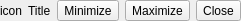
<?xml version="1.0" encoding="UTF-8"?>
<ui version="4.0">
 <class>GTitleReadyVision</class>
 <widget class="QWidget" name="GTitleReadyVision">
  <property name="geometry">
   <rect>
    <x>0</x>
    <y>0</y>
    <width>212</width>
    <height>21</height>
   </rect>
  </property>
  <property name="minimumSize">
   <size>
    <width>0</width>
    <height>0</height>
   </size>
  </property>
  <property name="windowTitle">
   <string>Form</string>
  </property>
  <layout class="QGridLayout" name="gridLayout">
   <property name="leftMargin">
    <number>0</number>
   </property>
   <property name="topMargin">
    <number>0</number>
   </property>
   <property name="rightMargin">
    <number>0</number>
   </property>
   <property name="bottomMargin">
    <number>0</number>
   </property>
   <item row="0" column="0">
    <layout class="QHBoxLayout" name="m_mainLayout" stretch="0,1,0,0,0">
     <item>
      <widget class="QLabel" name="m_iconLabel">
       <property name="text">
        <string>icon</string>
       </property>
      </widget>
     </item>
     <item>
      <widget class="QLabel" name="m_titleLabel">
       <property name="text">
        <string>Title</string>
       </property>
      </widget>
     </item>
     <item>
      <widget class="QToolButton" name="m_minimizeButton">
       <property name="cursor">
        <cursorShape>PointingHandCursor</cursorShape>
       </property>
       <property name="text">
        <string>Minimize</string>
       </property>
      </widget>
     </item>
     <item>
      <widget class="QToolButton" name="m_maximizeButton">
       <property name="cursor">
        <cursorShape>PointingHandCursor</cursorShape>
       </property>
       <property name="text">
        <string>Maximize</string>
       </property>
      </widget>
     </item>
     <item>
      <widget class="QToolButton" name="m_closeButton">
       <property name="cursor">
        <cursorShape>PointingHandCursor</cursorShape>
       </property>
       <property name="text">
        <string>Close</string>
       </property>
      </widget>
     </item>
    </layout>
   </item>
  </layout>
 </widget>
 <resources/>
 <connections/>
</ui>
